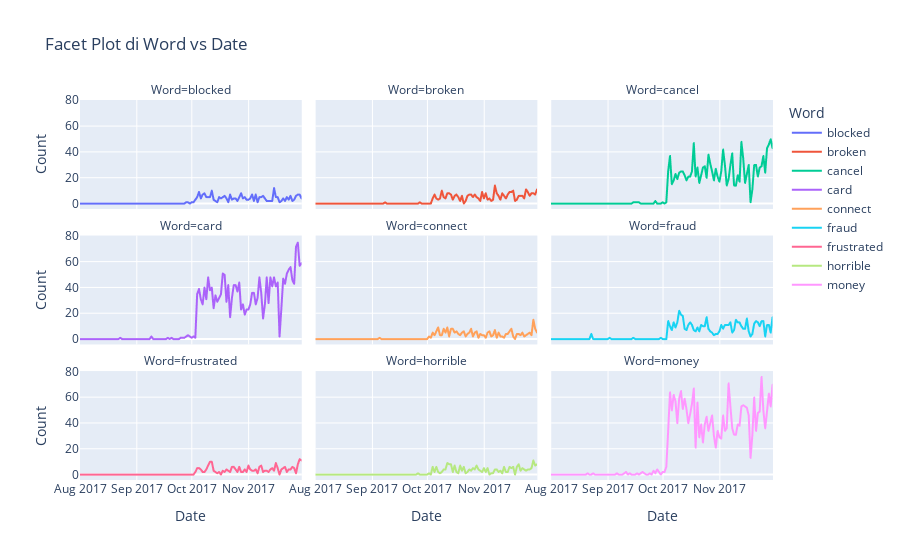

Here is the notebook cell this chart was saved with:
### Code cell
fig = px.line(AnomalyFiltered, x='Date', y='Count', color='Word', facet_col='Word',
                 title='Facet Plot di Word vs Date',
                 labels={'count': 'Conteggio', 'date': 'Data'},facet_col_wrap=3)

# Aggiungi l'aspetto della data sull'asse x
fig.update_xaxes(type='date')

# Visualizza il grafico
fig.show()
